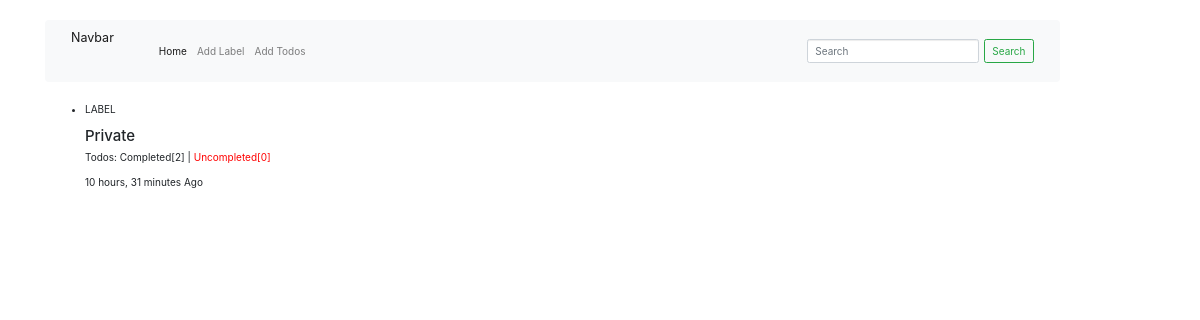
The page /label/1/ on the database its author committed.
### todos/models.py (models this page shows, shortened)
class Label(models.Model):
    title = models.CharField(max_length=100)
    created_on = models.DateTimeField(auto_now_add=True)
    updated_on = models.DateTimeField(auto_now=True)
    status = models.BooleanField(default=1)

### todos/views.py (the view)
# urls.py: path('label/<int:pk>/', LabelDetail.as_view(), name="todos-label-detail"),
class LabelDetail(DetailView):
    model = Label

### templates/todos/label_detail.html
{% extends 'base.html' %}
{% block contents %}
  {% if object %}
    <ul>
        <li class="list_shopping li_num_0_1">
            <div class="col_md_1_list">   <p>LABEL</p> </div>
            <div class="col_md_2_list">
                <h4>{{object.title}}</h4>
                <p>Todos: Completed[{{object.todo_set.count}}] | <span style="color:red;">Uncompleted[0]</span></p>
            </div>
            <div class="col_md_3_list">
                <div class="cont_text_date">
                    <p>{{object.updated_on|timesince}} Ago</p>
                </div>
            </div>
        </li>
    </ul>
{% else %}
    <h5>
        No <b>Todolist</b> Added Yet....
        <a href="{% url 'todos-create-label' %}"> Click me to Add </a>
        New Label to get Started
    </h5>
{% endif %}
{% endblock contents %}

### rows shown on the page
Label: title "Private", todo_set.count "2", updated_on "10 hours, 31 minutes"
